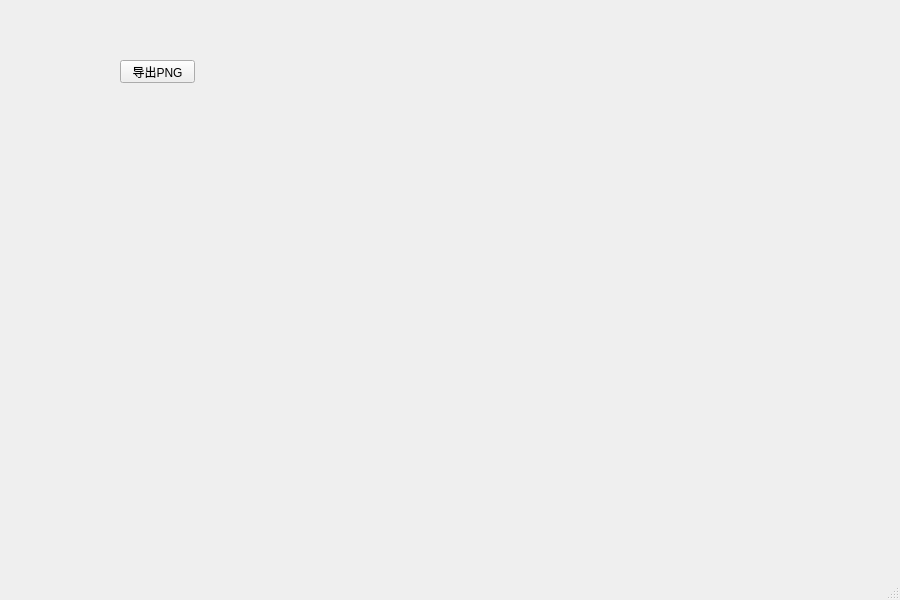
<?xml version="1.0" encoding="UTF-8"?>
<ui version="4.0">
 <class>MainWindow</class>
 <widget class="QMainWindow" name="MainWindow">
  <property name="geometry">
   <rect>
    <x>0</x>
    <y>0</y>
    <width>900</width>
    <height>600</height>
   </rect>
  </property>
  <property name="windowTitle">
   <string>MainWindow</string>
  </property>
  <widget class="QWidget" name="centralwidget">
   <widget class="QPushButton" name="pushButton">
    <property name="geometry">
     <rect>
      <x>120</x>
      <y>60</y>
      <width>75</width>
      <height>23</height>
     </rect>
    </property>
    <property name="text">
     <string>导出PNG</string>
    </property>
   </widget>
  </widget>
  <widget class="QMenuBar" name="menubar">
   <property name="geometry">
    <rect>
     <x>0</x>
     <y>0</y>
     <width>900</width>
     <height>23</height>
    </rect>
   </property>
  </widget>
  <widget class="QStatusBar" name="statusbar"/>
 </widget>
 <resources/>
 <connections/>
</ui>
